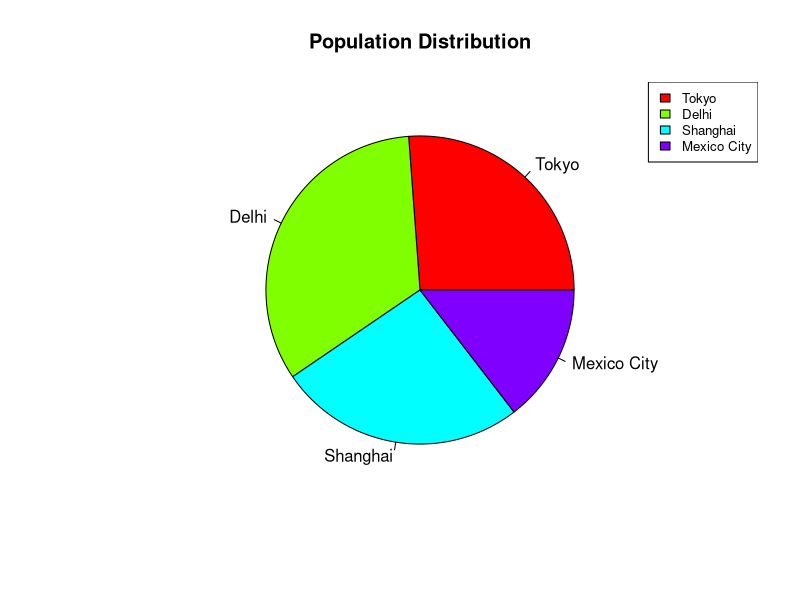
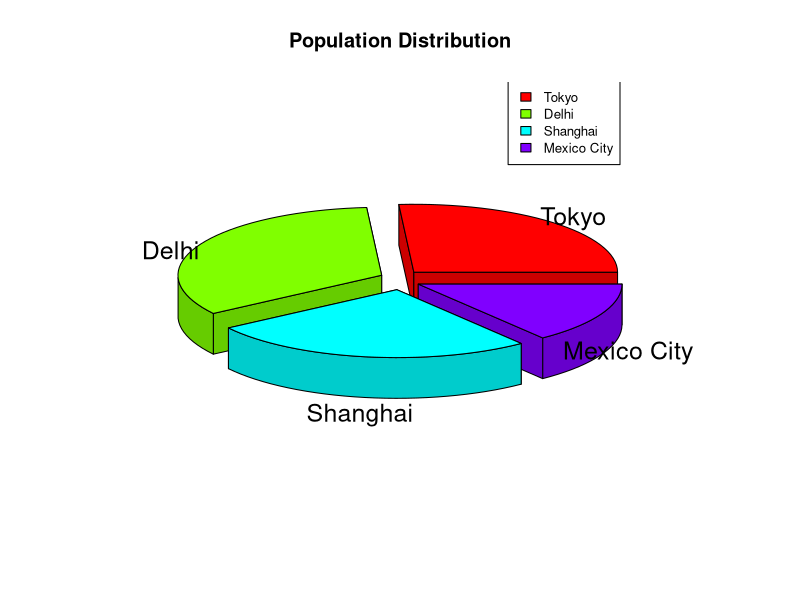
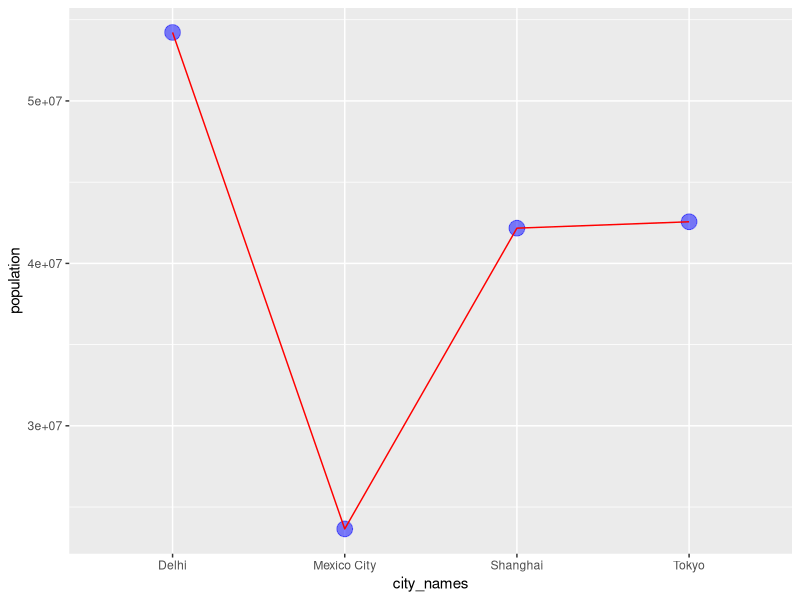

These figures' R source, in order:
# Data Visualization
library("tidyverse")
population <- c(42561587, 54216584, 42168567, 23654156)
city_names <- c("Tokyo", "Delhi", "Shanghai", "Mexico City")

# pie(population, labels)
pie(
    population, 
    labels = city_names, 
    main = "Population Distribution", 
    col = rainbow(length(population)), 
    )
legend("topright", legend = city_names, cex = 0.8, fill = rainbow(length(population)))

# 3D pie chart - Library : "plotrix"
library("plotrix")
pie3D(
      population, 
      labels = city_names,
      explode = 0.1,
      main = "Population Distribution" 
      )
legend("topright", legend = city_names, cex = 0.8, fill = rainbow(length(population)))

# ggplot
library("ggplot2")
pop_data <- data.frame(
    population, city_names
)
pop_data
names(pop_data)

ggplot(pop_data, aes(city_names, population, group = 1))+
    geom_point(size = 5, color = "blue", alpha = 0.5)+
    geom_line(color = "red")
    

